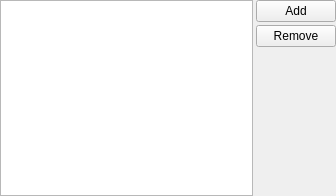
<?xml version="1.0" encoding="UTF-8"?>
<ui version="4.0">
 <class>AccountsOptionsClass</class>
 <widget class="QWidget" name="AccountsOptionsClass">
  <property name="geometry">
   <rect>
    <x>0</x>
    <y>0</y>
    <width>336</width>
    <height>196</height>
   </rect>
  </property>
  <layout class="QHBoxLayout">
   <property name="spacing">
    <number>3</number>
   </property>
   <property name="margin">
    <number>0</number>
   </property>
   <item>
    <widget class="QTreeWidget" name="trwAccounts">
     <property name="rootIsDecorated">
      <bool>false</bool>
     </property>
     <property name="itemsExpandable">
      <bool>false</bool>
     </property>
     <property name="sortingEnabled">
      <bool>true</bool>
     </property>
     <property name="columnCount">
      <number>0</number>
     </property>
    </widget>
   </item>
   <item>
    <layout class="QVBoxLayout">
     <property name="spacing">
      <number>3</number>
     </property>
     <property name="margin">
      <number>0</number>
     </property>
     <item>
      <widget class="QPushButton" name="pbtAdd">
       <property name="text">
        <string>Add</string>
       </property>
      </widget>
     </item>
     <item>
      <widget class="QPushButton" name="pbtRemove">
       <property name="text">
        <string>Remove</string>
       </property>
      </widget>
     </item>
     <item>
      <spacer>
       <property name="orientation">
        <enum>Qt::Vertical</enum>
       </property>
       <property name="sizeHint" stdset="0">
        <size>
         <width>20</width>
         <height>40</height>
        </size>
       </property>
      </spacer>
     </item>
    </layout>
   </item>
  </layout>
 </widget>
 <layoutdefault spacing="6" margin="11"/>
 <resources/>
 <connections/>
</ui>
